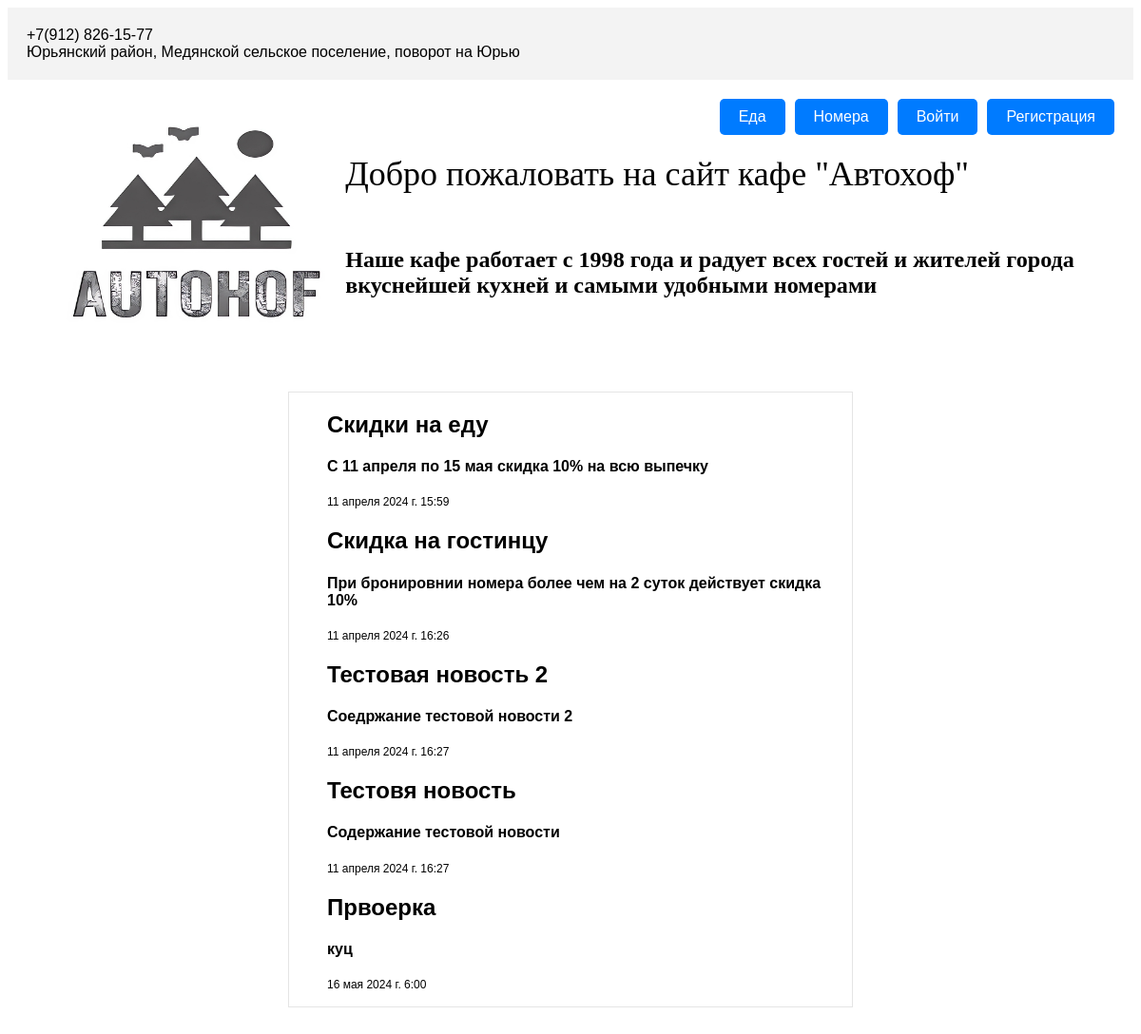
The page / on the database its author committed.
### cafe/models.py (models this page shows, shortened)
class Blog(models.Model):
    title = models.CharField(max_length=100, default = 'Заголовок')
    plot = models.CharField(max_length=250)
    img = models.ImageField(upload_to='blog_images/', null=True)
    pub_date = models.DateTimeField(default=datetime.now)

### cafe/views.py (the view)
# urls.py: path('', views.home, name='home'),
def home(request):
    blogs = Blog.objects.all()
    return render(request, 'home.html', {'blogs': blogs})

### cafe/templates/home.html (shortened to what this page needs)
<!DOCTYPE html>
{% load static %}
<html lang="ru">
<head>
</head>
<body>
    <div class="header">
          +7(912) 826-15-77<br>
          Юрьянский район, Медянской сельское поселение, поворот на Юрью
    </div>
    <div class="logo"><img src="{% static 'tree_logo.jpg' %} " style="width:400px;height:300px;"></div>
    <div class="main">
        <div class="actions">
            <a href="{% url 'menu' %}" class="button">Еда</a>
            <a href="{% url 'rooms' %}" class="button">Номера</a>
            {% if user.is_authenticated %}
                <a class="user">Здравствуйте, {{ user.username }}!</a>
                <form action="{% url 'logout' %}" method="post">
                    {% csrf_token %}
                    <button type="submit" class="user">Выйти</button>
                  </form>
                  {% if user.is_staff %}
                  <a href="{% url 'sklad' %}" class="button">Склад</a>
                  <a href="{% url 'admin:index' %}" class="button">Управление</a>
                  </form>
                  {% endif %}
            </li>
            {% else %}
            <a href="{% url 'login' %}" class="button">Войти</a>
            <a href="{% url 'register' %}" class="button">Регистрация</a>
            {% endif %}
        </div>
    </div>
  <div class="he">Добро пожаловать на сайт кафе "Автохоф"
    <h6>Наше кафе работает с 1998 года и радует всех гостей и жителей города<br> вкуснейшей кухней и самыми удобными номерами</h6>
  </div>
  <div class="news">
    {% for item in blogs %}
    <ul>
    <h2>{{ item.title }}</h2>
    <h4>{{ item.plot }}</h4>
    <p>{{ item.pub_date }}</p>
  </ul>
    {% endfor %}
</div>
</body>
</html>

### cafe/templates/home.html (style rules this page uses)
body { font-family: Arial, sans-serif; }
.header { background-color: #f3f3f3; padding: 20px; display: flex; justify-content: flex-start; align-items: center; }
.main { display: flex; justify-content: space-between; padding: 20px; }
.main .actions { display: flex; gap: 10px; }
.button { padding: 10px 20px; background-color: #007bff; color: white; text-decoration: none; border-radius: 5px; }
.he { font-family: 'Montserrat'; font-size: 36px; float: left; width: 70%; }
.news { width: 50%; margin: 0 auto; border: 1px solid rgba(0, 0, 0, 0.1); margin: 250px auto; }
.logo { float: left; width: 30%; }
p { font-size: 12px; }

### rows shown on the page
Blog: title "Скидки на еду", plot "С 11 апреля по 15 мая скидка 10% на всю выпечку", pub_date "11 апреля 2024 г. 15:59"
Blog: title "Скидка на гостинцу", plot "При бронировнии номера более чем на 2 суток действует скидка 10%", pub_date "11 апреля 2024 г. 16:26"
Blog: title "Тестовая новость 2", plot "Соедржание тестовой новости 2", pub_date "11 апреля 2024 г. 16:27"
Blog: title "Тестовя новость", plot "Содержание тестовой новости", pub_date "11 апреля 2024 г. 16:27"
Blog: title "Првоерка", plot "куц", pub_date "16 мая 2024 г. 6:00"
